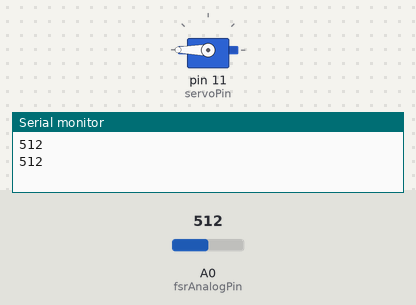
This sketch was run on a simulated Arduino Uno, built with avr-gcc and run on an emulated ATmega328P. Shown: servo, the last lines printed to the serial monitor. The inputs (shaded band) are chosen by the test bench; at power-on: A0 (fsrAnalogPin) = 512.

Above: at 1.8 s.
1.9 s: A0 (fsrAnalogPin) set to 317
3.4 s: A0 (fsrAnalogPin) set to 290
At 5.2 s:
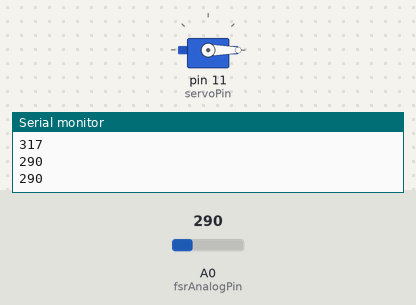
5.5 s: A0 (fsrAnalogPin) set to 306
At 7.3 s:
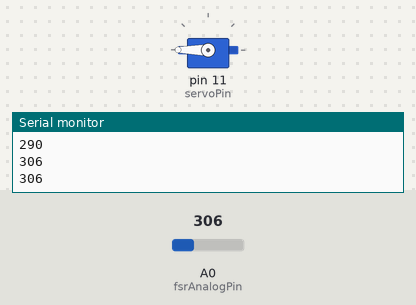
7.6 s: A0 (fsrAnalogPin) set to 122
At 9.1 s:
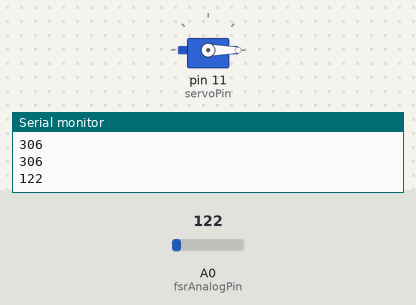
Timing chart, 0 to 10.6 s (numbered marks = the images above; inputs shaded):
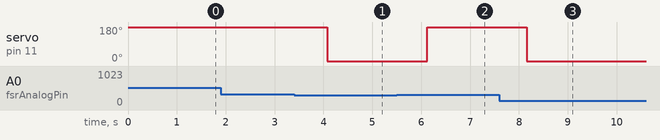

Measured:
- the behaviour switches between 300 and 299 on A0 (fsrAnalogPin) (found by bisection; images 0 and 1)
- after the input at 3.4 s, servo on pin 11 (servoPin): 180° → 0° after 0.68 s
- after the input at 5.5 s, servo on pin 11 (servoPin): 0° → 180° after 0.62 s
- after the input at 7.6 s, servo on pin 11 (servoPin): 180° → 0° after 0.56 s

The sketch:

servo.ino
```cpp
#include <Servo.h>

Servo servo1;

const int fsrAnalogPin = 0;
const int servoPin = 11;
const int minPulse = 1000;
const int maxPulse = 2900;
const int LEDpin = 13;

int fsrReading;
int servoAngle;

void setup(void) {
  servo1.attach(servoPin, minPulse, maxPulse);
  Serial.begin(9600);
}

void loop(void) {
  fsrReading = analogRead(fsrAnalogPin);
  Serial.println(fsrReading);

  if(fsrReading >= 100 && fsrReading < 300)  //Se impone una condición. Si es cumplida se realizarán las acciones siguientes.
  {
    if(servoAngle > 0)
    {
      servo1.write(0);
    }
    digitalWrite(LEDpin, HIGH);
    delay (1000);
  }
  else if(fsrReading >= 300)
  {
    digitalWrite(LEDpin, LOW);
    servoAngle = 180;
    servo1.write(servoAngle);
    delay(1000);
  }
  else if(fsrReading > 0 && fsrReading < 100)
  {
   digitalWrite(LEDpin, LOW);
   servoAngle = 180;
   servo1.write(servoAngle);
   delay(1000);
  }
  else if(!fsrReading)
  {
   digitalWrite(LEDpin, LOW);
   servoAngle = 0;
   servo1.write(servoAngle);
   delay(200);
  }

  delay(20);  //Concedemos un espacio de tiempo entre acciones de 100 ms.

}
```
